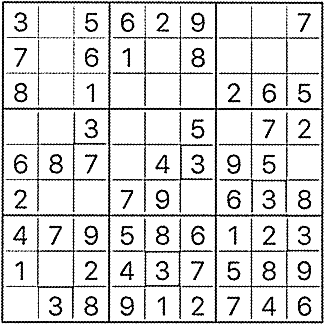
#> input picture tmp.png, 324 x 324 px
$ jupyter execute --allow-errors 'Read Board.ipynb'
#> lines starting #> are read from the running program, lines starting #| are printed output that depends on the picture
[cell 1]
import cv2
import time
#> (the rest of this cell did not finish here and is left out)

[cell 2]
img = cv2.imread("tmp.png", 0)
#> img is the input picture: shape (324, 324); min 0, max 255, mean 219.4
img = cv2.bitwise_not(img)
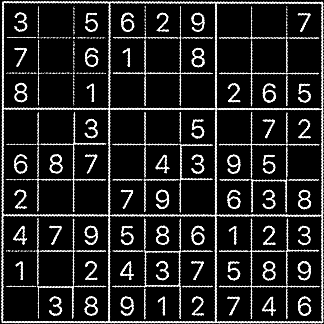
#> img: shape (324, 324); min 0, max 255, mean 35.6
#> (the rest of this cell did not finish here and is left out)
